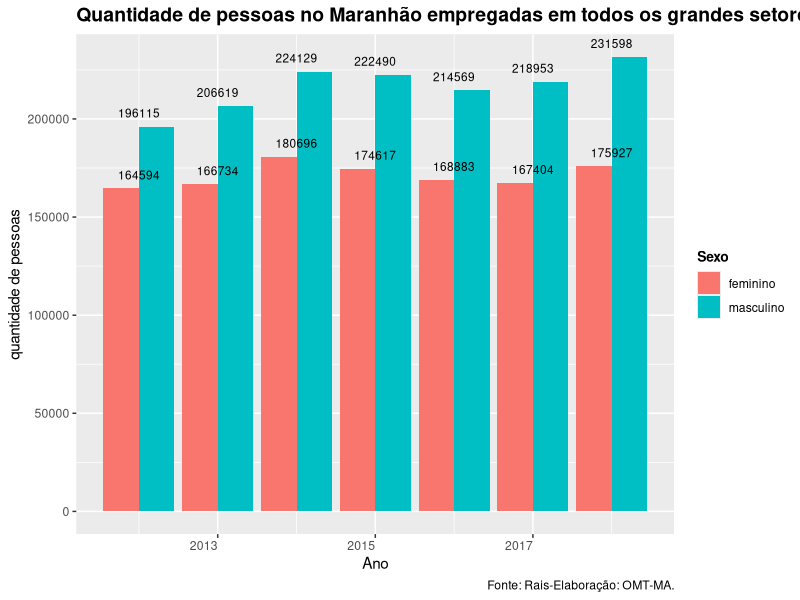
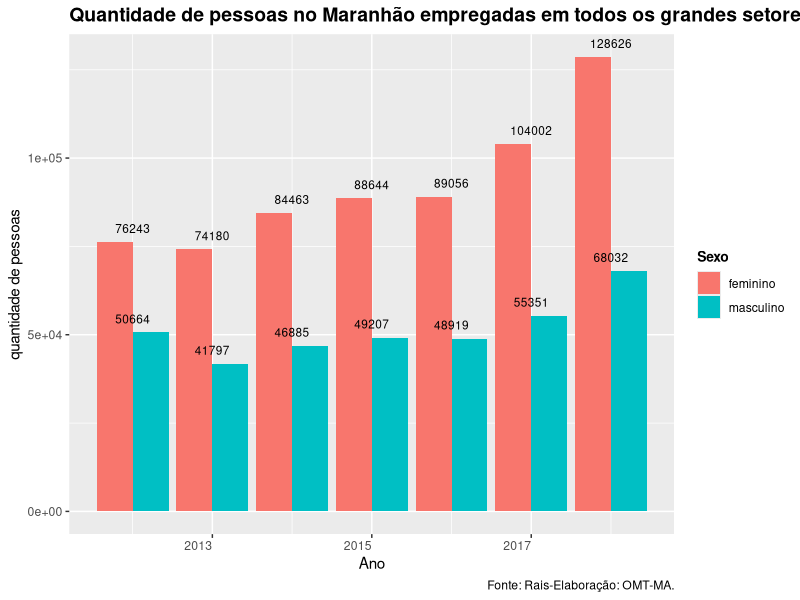

Write R code to recreate these figures, in order.
getwd()
setwd('C:/Users/Melquias/Desktop/OMT/genero') # definindo diretorio de trabalho

# carregando pacotes
library(tidyr)
library(dplyr)
library(forcats)
library(readxl)
library(readr)
library(stringr)
library(kableExtra)
library(ggplot2)
library(ggthemes)
library(ggrepel)
library(scales)
rm(list = ls()) #limpando memoria

EscolaridadeSlz <- read_xlsx("escoma.xlsx",
                         skip = 0,
                         sheet = 1,
                            )

#pivotando o data frame para se encaixar no padrão que o ggplot trabalha
EscolaridadeSlz  %>% pivot_longer(
  cols = `Analfabeto`:`Superior Completo` ,
  names_to = c("Variável"),
  values_to = "Valor") ->EscolaridadeSlz 

Medio <-EscolaridadeSlz %>% 
  select(`Valor`, `Variável`, `Sexo`,Ano ) %>% 
  filter(`Variável`== "Médio Completo")
  
Medio<- as.data.frame(Medio)

Superior <-EscolaridadeSlz %>% 
  select(`Valor`, `Variável`, `Sexo`,Ano ) %>% 
  filter(`Variável`== "Superior Completo")

Superior<- as.data.frame(Superior)

#grafico de barras ensino medio

Medio %>%
ggplot(aes(x =`Ano`, y = Valor, fill =`Sexo`)) + 
  geom_bar(stat="identity", position = "dodge") + 
  labs(x="Ano", y="quantidade de pessoas", title="Quantidade de pessoas no Maranhão empregadas em todos os grandes setores com ensino medio completo",
       caption='Fonte: Rais-Elaboração: OMT-MA.')+
  geom_text(aes(label=round(Medio$Valor,1)), size=3, 
       hjust=0.5, vjust=-1, colour="#000000")+
  guides(fill=guide_legend(title= "Sexo"))+
  theme_grey()+ theme(axis.text.x=element_text(angle=0, hjust=1))+
  theme(legend.title = element_text(size=10, color = "black", face = "bold"))+
  theme(plot.title = element_text(color = "black", size = 14, face = "bold"))

#grafico de barras ensino superior
Superior %>%
ggplot(aes(x =`Ano`, y = Valor, fill =`Sexo`)) + 
  geom_bar(stat="identity", position = "dodge") + 
  labs(x="Ano", y="quantidade de pessoas", title="Quantidade de pessoas no Maranhão empregadas em todos os grandes setores com ensino superior completo",
       caption='Fonte: Rais-Elaboração: OMT-MA.')+
  geom_text(aes(label=round(Superior$Valor,1)), size=3, 
       hjust=0.5, vjust=-1, colour="#000000")+
  guides(fill=guide_legend(title= "Sexo"))+
  theme_grey()+ theme(axis.text.x=element_text(angle=0, hjust=1))+
  theme(legend.title = element_text(size=10, color = "black", face = "bold"))+
  theme(plot.title = element_text(color = "black", size = 14, face = "bold"))
